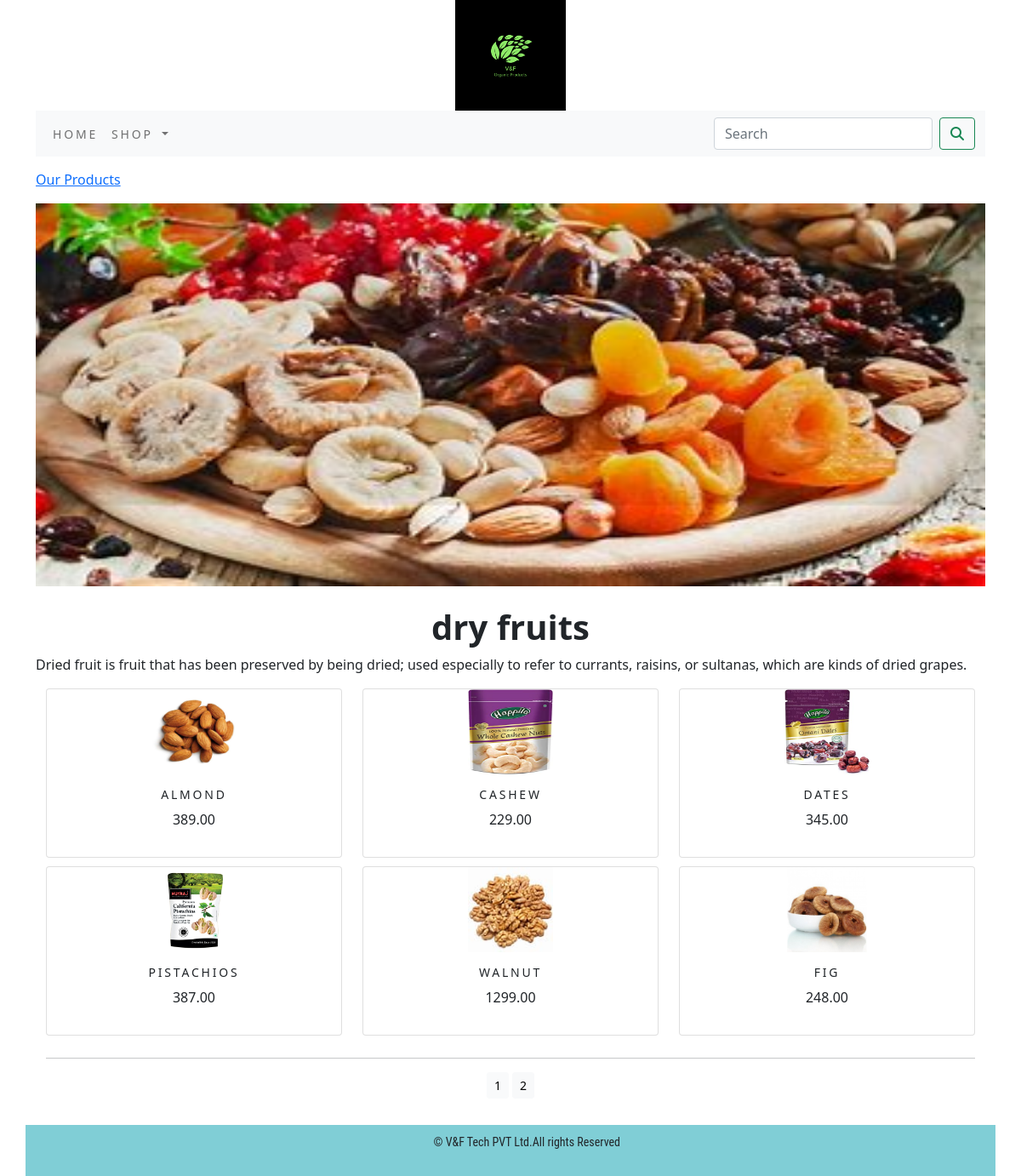
The app's page /shop/dry-fruits/, older data.
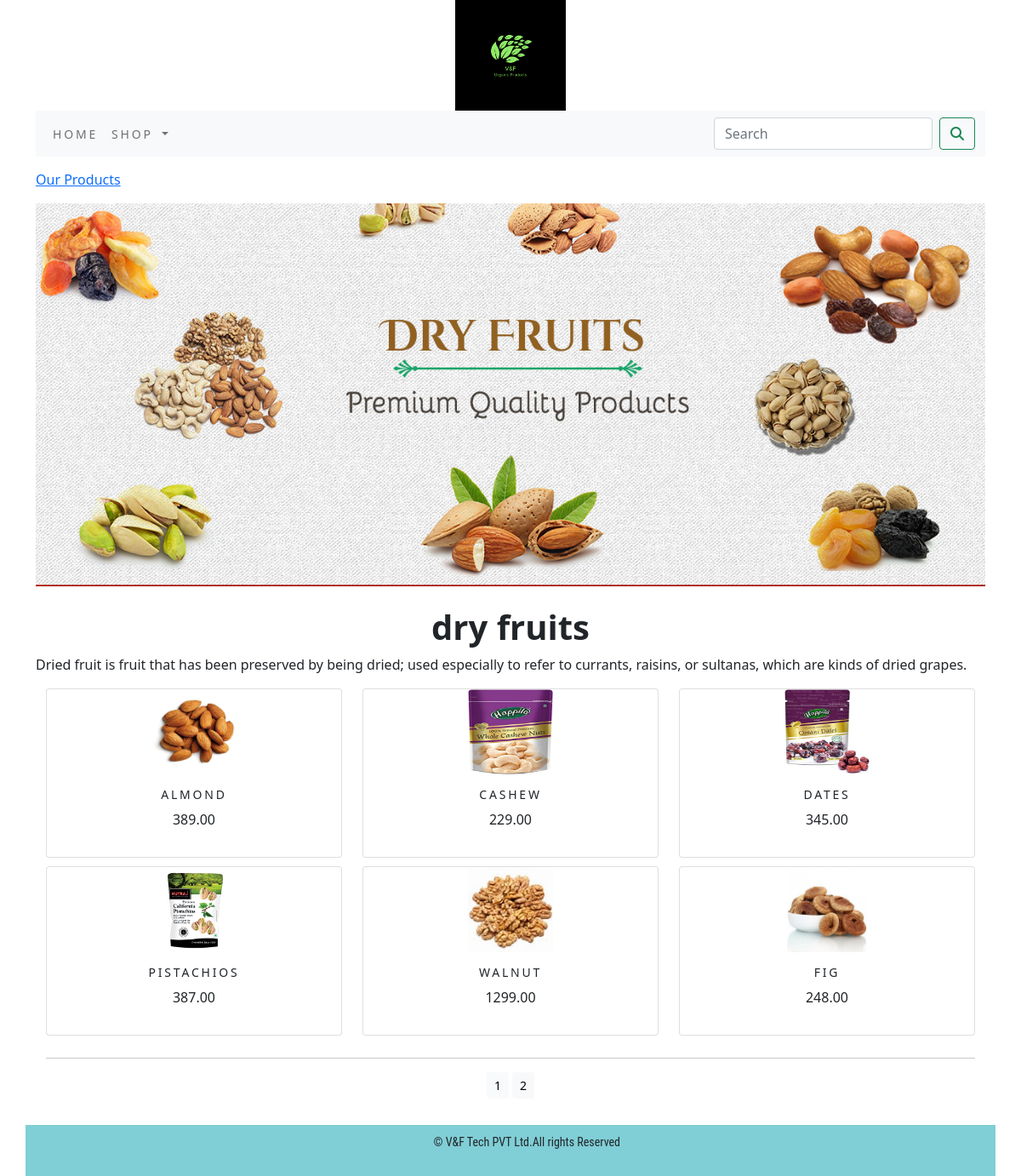
The same page, newer data.
### shop/models.py (models this page shows, shortened)
class Category(models.Model):
    name = models.CharField(max_length=250,unique=True)
    slug = models.SlugField(max_length=250,unique=True)
    description = models.TextField(blank=True)
    image = models.ImageField(upload_to='category',blank=True)
    class Meta:
        ordering=('name',)
        verbose_name='category'
        verbose_name_plural='categories'
    def get_url(self):
        return reverse('shop:products_by_category',args=[self.slug])

class Product(models.Model):
    name = models.CharField(max_length=250,unique=True)
    slug = models.SlugField(max_length=250,unique=True)
    description = models.TextField(blank=True)
    price = models.DecimalField(max_digits=10,decimal_places=2)
    category = models.ForeignKey(Category,on_delete=models.CASCADE)
    image = models.ImageField(upload_to='product',blank=True)
    stock = models.IntegerField()
    available = models.BooleanField(default=True)
    created = models.DateTimeField(auto_now_add=True)
    updated = models.DateTimeField(auto_now=True)
    class Meta:
        ordering=('name',)
        verbose_name='product'
        verbose_name_plural='products'
    def get_url(self):
        return reverse('shop:prodcatdetail', args=[self.category.slug,self.slug])

### shop/views.py (the view)
# urls.py: path('',views.allProdCat,name='allProdCat'),
def allProdCat(request,c_slug=None):
    c_page=None
    products_list=None
    if c_slug != None:
        c_page=get_object_or_404(Category,slug=c_slug)
        products_list=Product.objects.all().filter(category=c_page,available=True)
    else:
        products_list = Product.objects.all().filter(available=True)
    paginator=Paginator(products_list,6)
    try:
        page=int(request.GET.get('page','1'))
    except:
        page=1
    try:
        products=paginator.page(page)
    except (EmptyPage,InvalidPage):
        products=paginator.page(paginator.num_pages)
    return render(request,"category.html",{'category':c_page,'products':products})

### cart/context_processors.py (called while the page is built)
def counter(request):
    item_count=0
    if 'admin' in request.path:
        return {}
    else:
        try:
            cart=Cart.objects.filter(cart_id=_cart_id(request))
            cart_items=CartItem.objects.all().filter(cart=cart[:1])
            for cart_item in cart_items:
                item_count += cart_item.quantity
        except Cart.DoesNotExist:
            item_count = 0
    return dict(item_count=item_count)

### cart/views.py (called while the page is built)
def _cart_id(request):
    cart=request.session.session_key
    if not cart:
        cart=request.session.create()
    return cart

### shop/context_processors.py (called while the page is built)
def menu_links(request):
    links=Category.objects.all()
    return dict(links=links)

### templates/category.html (shortened to what this page needs)
{% extends 'base.html' %}
{% load static %}
{% block content %}
    {% if category %}
      <div>
         <div class="row my_row_class">
             <div class="mx-auto">
            <p><a href="{% url 'shop:allProdCat' %}">Our Products</a></p>
             </div>
         </div>
      </div>
    {% endif %}
    <div class="mx-auto">
    {% if category %}
       <img class="my_image" src="{{category.image.url}}" alt="{{category.name}}" style="width:100%; height:450px;">
    </div>
  <br>
    <div>
         <h1 class=text-center my_title"><b>{{category.name}}</b></h1>
         <p class="text-justify">{{category.description}}</p>
    </div>
    {% endif %}
    <div class="container">
        <div class="row mx_auto">
            {% for product in products.object_list %}
            <div class="my_bottom_margin col-9 col-sm-12 col-md-4 col-lg-4">
                <div class="card text-center" style="min-width:18rem;">
                    <a href="{{product.get_url}}"><img class="card-img-top my_image" src="{{product.image.url}}" alt="{{product.name}}" style="width:100px; height:100px;"></a>
                    <div class="card-body">
                      <h4>{{product.name}}</h4>
                        <p>{{product.price}}</p>
                    </div>
                </div>
            </div>
    {% endfor %}
        </div>
        <div class="mx_auto">
            {%if products.paginator.num_pages > 1 %}
            <hr>
            <div class="text-center">
                {% for pg in products.paginator.page_range %}
                <a href="?page={{pg}}" class="btn btn-light btn-sm {% if products.number == pg %} active {% endif %}">{{pg}}</a>
                {% endfor %}
            </div>
            {% endif %}
        </div>
        <br>
    </div>
{% endblock %}

### templates/base.html (shortened to what this page needs)
{% load static %}
<!DOCTYPE html>
<html lang="en">
<head>
    <link rel="stylesheet" href="{% static 'css/custom.css' %}">
    <link href="{% static 'css/bootstrap.min.css' %}" rel="stylesheet">
</head>
<body class="d-flex flex-column min-vh-100">
<div class="container">
    {% include 'header.html' %}
    {% include 'navbar.html' %}
    {% block content %}
    {% endblock %}
</div>
 {% include 'footer.html' %}
</body>
</html>

### templates/header.html
{% load static %}
<header>
    <center>
        <a href="{% url 'shop:allProdCat' %}"><img src="{% static 'img/logo.png' %}" alt="logo" style="width:130px; height:130px;"></a>
    </center>
</header>

### templates/navbar.html (shortened to what this page needs)
<nav class="navbar navbar-expand-lg navbar-light bg-light">
  <div class="container-fluid">
    <div class="collapse navbar-collapse" id="navbarSupportedContent">
      <ul class="navbar-nav me-auto mb-2 mb-lg-0">
        <li class="nav-item">
          <a class="nav-link" href="{% url 'shop:allProdCat' %}">Home</a>
        </li>
        <li class="nav-item dropdown {% if 'shop' in request.path %} active {% endif %}">
          <a class="nav-link dropdown-toggle" href="#" id="navbarDropdown" role="button" data-bs-toggle="dropdown" aria-expanded="false">
            Shop
          </a>
        </li>
      </ul>
      <form class="d-flex" action="{% url 'search_app:SearchResult' %}" method="get">
        <input class="form-control me-2" type="search" placeholder="Search" name="q" aria-label="Search">
        <button class="btn btn-outline-success" type="submit"><i class="fa fa-search" ></i></button>
      </form>
    </div>
  </div>
</nav>

### templates/footer.html
 <footer class="mojFooter mt-auto">
                <font face="Roboto Condensed" size="4"> <center>
                <div class="container">
                    <div class="row" style="margin-top: 7px;">
                        <div class="footer my_footer">
                         <p> &nbsp; &nbsp; &nbsp;  &nbsp; &nbsp; &nbsp; &copy; V&F Tech PVT Ltd.All rights Reserved</p>
                        </div>
                    </div>
                </div>
                    </center>
                </font>
            </footer>

### static/css/custom.css (style rules this page uses)
body { font-family: 'Roboto', sans-serif; }
.nav-item { letter-spacing:.2em; font-size:14px; text-transform:uppercase; }
.my_footer { background-color:#80ced6; height:60px; padding-top:10px; font-size:14px; }
.my_row_class { padding-top:15px; }
.my_image { width:100%; height:auto; }
.my_bottom_margin { margin-bottom:10px; }
.card-body h4 { font-size:14px; text-transform:uppercase; letter-spacing:.2em; }

Row changes from the older to the newer data that the page shows:
changed Category "dry fruits": image: a different picture
